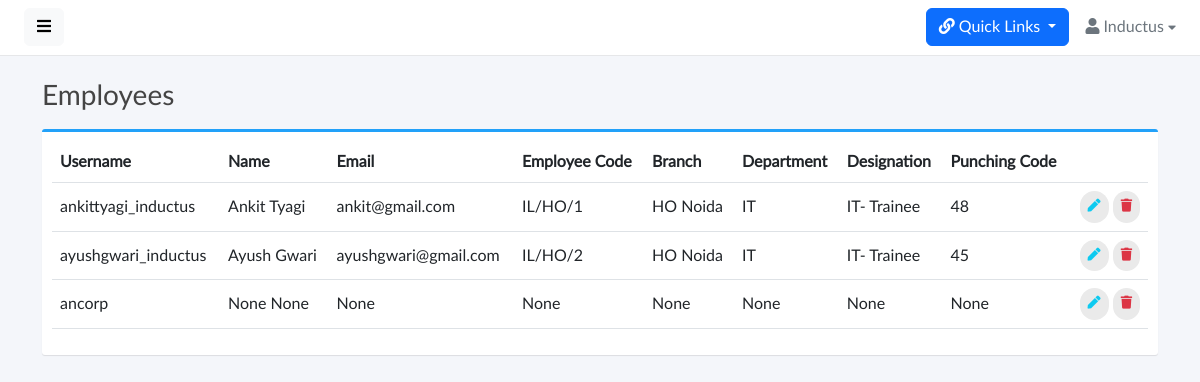
Before: /employees/ (signed in) with the older database file.
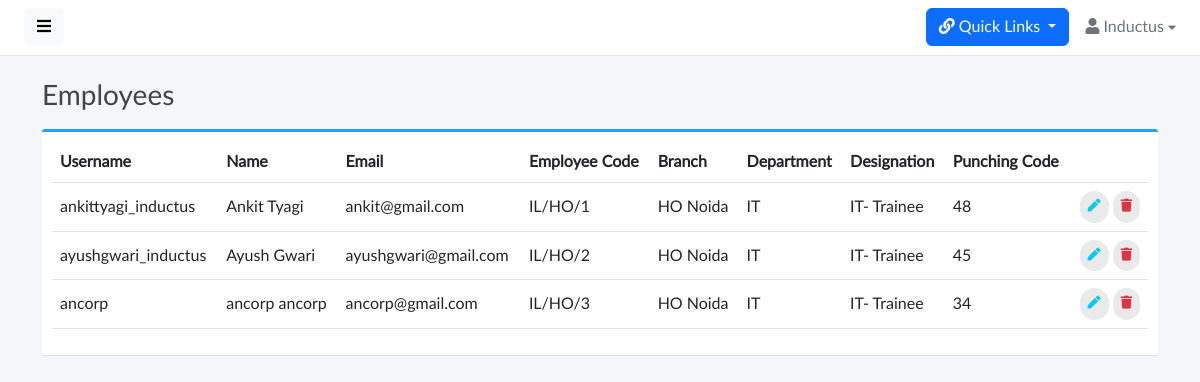
After: the same page with the newer database file.
### base/models.py (models this page shows, shortened)
class Employee(models.Model):
    GENDER_CHOICES = [
        ('Male', 'Male'),
        ('Female', 'Female'),
    ]
    SHIFT_CHOICES = [
        ('General', 'General'),
        ('UNICEF', 'UNICEF'),
    ]
    EMPLOYEE_TYPE_CHOICES = [
        ('Permanent','Permanent')
    ]
    GRADE_CHOICES = [
        ('Employee','Employee'),
        ('Consultant','Consultant'),
        ('UNF Employee','UNF Employee'),
        ('UNF Supervisor','UNF Supervisor'),
    ]
    id = models.CharField(max_length=25,primary_key=True,default=generate_unique_id,editable=False)
    user = models.OneToOneField(User, on_delete=models.CASCADE,editable=False)
    employee_code = models.CharField(max_length=20,unique=True,null=True,blank=True)
    first_name = models.CharField(max_length=100 ,null=True,blank=True)
    middle_name = models.CharField(max_length=100,blank=True,null=True)
    last_name = models.CharField(max_length=100 , null=True,blank=True)
    email = models.CharField(max_length=100, null=True,blank=True , unique=True)
    official_email= models.CharField(max_length=100, blank=True , null=True , unique=True)
    gender = models.CharField(max_length=10, choices=GENDER_CHOICES)
    punching_code = models.IntegerField(unique=True , null=True , blank=True)
    date_of_joining = models.DateField(null=True)
    branch = models.ForeignKey(Branch, on_delete=models.SET_NULL,null=True,blank=True)
    department = models.ForeignKey(Department, on_delete=models.SET_NULL, null=True,blank=True)
    designation = models.ForeignKey(Designation, on_delete=models.SET_NULL,null=True,blank=True)
    employee_type = models.CharField(max_length=100, choices=EMPLOYEE_TYPE_CHOICES)
    shift = models.CharField(max_length=100, choices=SHIFT_CHOICES)
    grade = models.CharField(max_length=100, choices=GRADE_CHOICES)
    reporting_manager = models.ForeignKey(
        'self',
        on_delete=models.SET_NULL,
        null=True,
        blank=True,
        related_name='reportees'
    )
    ctc = models.CharField(max_length=20,null=True,blank=True)
    gross_salary = models.CharField(max_length=20,null=True,blank=True)
    basic_salary = models.CharField(max_length=20,null=True,blank=True)

class Branch(models.Model):
    id = models.CharField(default=generate_unique_id,primary_key=True,editable=False,max_length=25)
    branch_name = models.CharField(max_length=100,unique=True)
    slug = models.CharField(max_length=100)
    def __str__(self):
        return self.branch_name

class Department(models.Model):
    id = models.CharField(max_length=25,primary_key=True,default=generate_unique_id,editable=False)
    department = models.CharField(max_length=100,unique=True)
    slug = models.CharField(max_length=100)
    def __str__(self):
        return self.department

class Designation(models.Model):
    id = models.CharField(max_length=25,primary_key=True,default=generate_unique_id,editable=False)
    designation = models.CharField(max_length=100,unique=True)
    slug = models.CharField(max_length=100)
    def __str__(self):
        return self.designation

### base/views.py (the view)
# urls.py: path('employees/',views.EmployeeView,name='employees'),
@login_required(login_url='signin')
def EmployeeView(request):
    employees = Employee.objects.all()
    branchs = Branch.objects.all()
    departments = Department.objects.all()
    designations = Designation.objects.all()
    numeric_part = 0
    if request.method == 'GET':
        try:
            last_employee = Employee.objects.order_by('-employee_code').first()
            if last_employee:
                last_code = last_employee.employee_code
                if last_code and any(char.isdigit() for char in last_code):
                    numeric_part = int(''.join(filter(str.isdigit, last_code)))
        except Employee.DoesNotExist:
            pass  # Handle the case when no Employee objects exist
    context = {
        'employees': employees,
        'next_employee_code': numeric_part + 1,
        'designations': designations,
        'departments': departments,
        'branchs': branchs,
    }
    return render(request, 'employee.html', context)

### base/templates/employee.html (shortened to what this page needs)
{% extends 'base.html' %}
{% load static %}
{% block start %}
<div class="content">
  <div class="container">
    <div class="page-title">
      <h3>Employees
      </h3>
    </div>
    <div class="box box-primary">
      <div class="box-body">
        <table width="100%" class="table table-hover" id="dataTables-example">
          <thead>
            <tr>
              <th>Username</th>
              <th>Name</th>
              <th>Email</th>
              <th>Employee Code</th>
              <th>Branch</th>
              <th>Department</th>
              <th>Designation</th>
              <th>Punching Code</th>
              <th></th>
            </tr>
          </thead>
          <tbody>
            {% if employees %}
            {% for employee in employees %}
            <tr>
              <td>{{employee.user.username}}</td>
              <td>{{employee.first_name}} {{employee.last_name}}</td>
              <td>{{employee.email}}</td>
              <td>{{employee.employee_code}}</td>
              <td>{{employee.branch}}</td>
              <td>{{employee.department}}</td>
              <td>{{employee.designation}}</td>
              <td>{{employee.punching_code}}</td>
              <td class="text-end">
                <a href="{% url 'employee_profile' employee.id %}" class="btn btn-outline-info btn-rounded"><i
                    class="fas fa-pen"></i></a>
                <a class="btn btn-outline-danger btn-rounded" data-bs-toggle="modal"
                  data-bs-target="#deleteUserModal{{employee.id}}">
                  <i class="fas fa-trash"></i>
                </a>
              </td>
            </tr>
            {% endfor %}
            {% else %}
            <tr>
              <td>No Employee Found</td>
            </tr>
            {% endif %}
          </tbody>
        </table>
      </div>
    </div>
  </div>
</div>
{% endblock %}

Changed rows visible on the page:
changed Employee "ancorp": first_name "None" → "ancorp"; last_name "None" → "ancorp"; email "None" → "ancorp@gmail.com"; employee_code "None" → "IL/HO/3"; branch "None" → "HO Noida"; department "None" → "IT"; designation "None" → "IT- Trainee"; punching_code "None" → "34"
